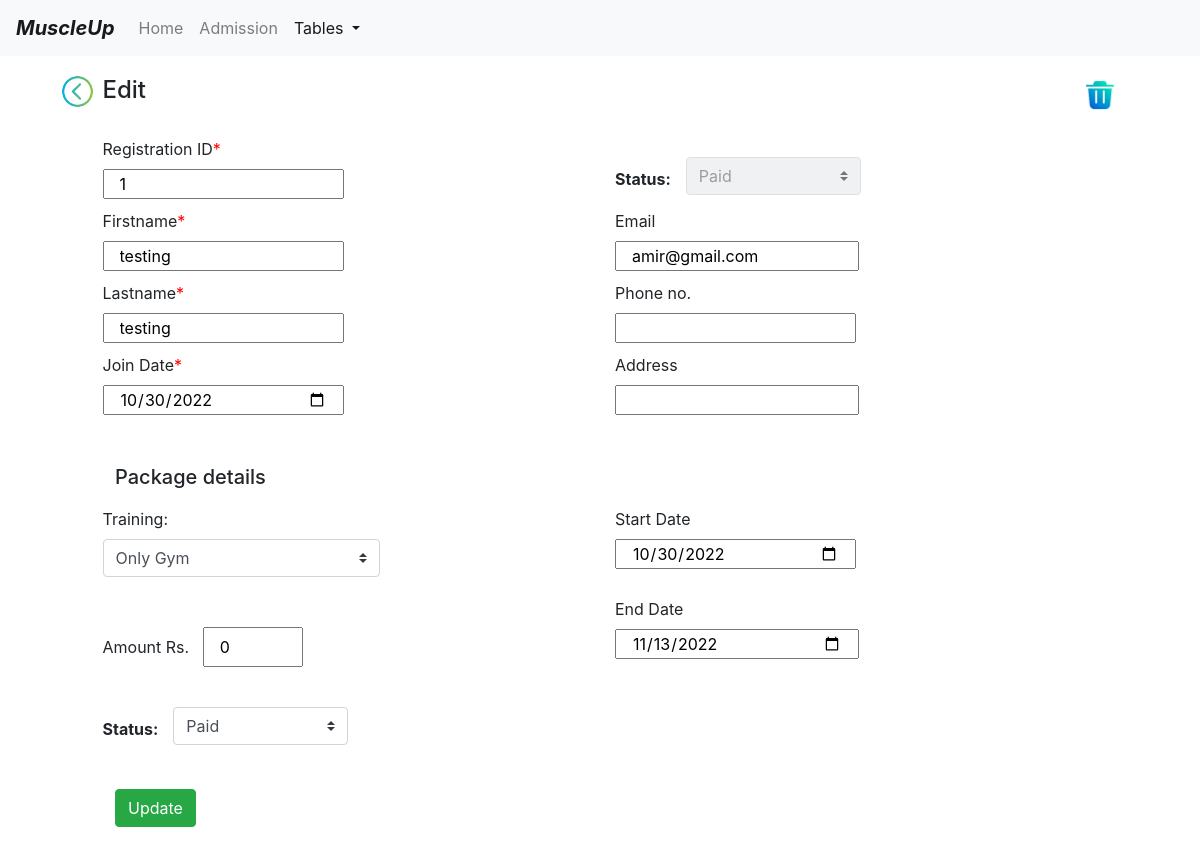
The page /edit/1/ (signed in) on the database its author committed.
### app.py (models this page shows)
class Members(db.Model):
    id = db.Column(db.Integer, primary_key=True)
    firstname = db.Column(db.String(30))
    lastname = db.Column(db.String(30))
    phoneno = db.Column(db.Integer)
    email = db.Column(db.String(30))
    joindate = db.Column(db.String(11))
    startdate = db.Column(db.String(11))
    enddate = db.Column(db.String(11))
    address = db.Column(db.String(100))
    status = db.Column(db.String(10))
    training = db.Column(db.String(10))
    amount = db.Column(db.Integer)

### app.py (the view, shortened to what this page needs)
@app.route("/edit/<int:id>/", methods=['GET', 'POST'])
def edit(id):
    try:
        if "username" not in session:
            flash("Please log in first")
            return render_template("login.html")
        entry = Members.query.filter_by(id=id).first()
        return render_template("update.html", entry=entry, path="edit", back="table")
    except:
        return make_response("Something went wrong. Call Developer!")

### templates/update.html (shortened to what this page needs)
<!DOCTYPE html>
<html lang="en">
<head>
    <link href="https://cdn.jsdelivr.net/npm/bootstrap@4.0.0/dist/css/bootstrap.min.css"
 rel="stylesheet">
</head>
<body>
<nav class="navbar navbar-expand-lg navbar-light bg-light">
    <a class="navbar-brand" href="/home"><b><i>MuscleUp</i></b></a>
    <div class="collapse navbar-collapse" id="navbarSupportedContent">
        <ul class="navbar-nav mr-auto">
            <li class="nav-item ">
                <a class="nav-link" href="/home">Home <span class="sr-only">(current)</span></a>
            </li>
            <li class="nav-item">
                <a class="nav-link" href="/form">Admission</a>
            </li>
            <li class="nav-item dropdown active">
                <a aria-expanded="false" aria-haspopup="true" class="nav-link dropdown-toggle" data-toggle="dropdown"
                   href="#"
                   id="navbarDropdown" role="button">
                    Tables
                </a>
            </li>
        </ul>
    </div>
</nav>
<form action="/{{path}}/{{entry.id}}" method="POST">
    <div class="Container" style="margin-top: 20px">
        <div class="row">
            <div class="col-1">
                <a href="/{{back}}">
                    <img src="/static/5.png" style="margin-left:60px;margin-top:-2px;" width="35px">
                </a>
            </div>
            <div class="col-4">
                <h4> Edit</h4><br>
            </div>
            <div class="col-5"></div>
            <div class="col-1" style="margin-top:10px">
                <a href="/delete/{{entry.id}}">
                    <img src="/static/trash.png" style="margin-left:60px;margin-top:-10px;" width="30px">
                </a>
            </div>
        </div>
        <div class="form row">
            <div class="col-1"></div>
            <div class="col-5">
                <label>Registration ID</label><label style="color:red;">*</label> <br>
                <input class="col-6" name="id" type="number" value="{{entry.id}}" required readonly>
            </div>
            <div class="col-0.5" style="margin-top:30px;margin-right:0px;margin-left:15px;">
                <label><strong>Status:</strong></label>
            </div>
            <div class="col-2" style="margin-top:20px;">
                <select class="custom-select custom-select" disabled>
                    <option name="notpaid" selected value="notPaid">{{entry.status}}</option>
                </select>
            </div>
        </div>
        <div class="form row" style="margin-top: 10px">
            <div class="col-1"></div>
            <div class="col-5">
                <label>Firstname</label><label style="color:red;">*</label> <br>
                <input class="col-6" name="firstname" placeholder="firstname" type="text" value="{{entry.firstname}}" required>
            </div>
            <div class="col-6">
                <label>Email</label>
                <br><input class="col-5" name="email" placeholder="abc@xyz.com" type="email" value="{{entry.email}}">
            </div>
        </div>
        <div class="form row" style="margin-top: 10px">
            <div class="col-1"></div>
            <div class="col-5">
                <label>Lastname</label><label style="color:red;">*</label> <br>
                <input class="col-6" name="lastname" placeholder="lastname" type="text" value="{{entry.lastname}}" required>
            </div>
            <div class="col-5">
                <label>Phone no.</label> <br>
                <input class="col-6" name="phoneno" type="tel" pattern="[0-9]{10}" value="{{entry.phoneno}}">
            </div>
        </div>
        <div class="form row" style="margin-top: 10px;">
            <div class="col-1"></div>
            <div class="col-5">
                <label>Join Date</label><label style="color:red;">*</label> <br>
                <input class="col-6" name="joindate" type="date" value="{{entry.joindate}}" required>
            </div>
            <div class="col-6">
                <label>Address</label>
                <br><input class="col-5" name="address" type="text" value="{{entry.address}}">
            </div>
        </div>
        <div class="form row" style="margin-top: 50px">
            <div class="col" style=" padding-left:130px">
                <h5>Package details</h5>
            </div>
        </div>
        <div class="form row" style="margin-top: 10px">
            <div class="col-1"></div>
            <div class="col-3" style="margin-top: 0px">
                <label>Training:</label>
                <select class="custom-select custom-select" name="training" id="training">
                    {% if entry.training == "Only Gym" %}
                    <option value="Only Gym" selected>Only Gym</option>
                    {% elif entry.training == "Only Cardio" %}
                    <option>None</option>
                    <option value="Only Gym">Only Gym</option>
                    <option value="Only Cardio" selected>Only Cardio</option>
                    <option value="Gym+Cardio">Gym+Cardio</option>
                    {% elif entry.training == "Gym+Cardio" %}
                    <option>None</option>
                    <option value="Only Gym">Only Gym</option>
                    <option value="Only Cardio">Only Cardio</option>
                    <option value="Gym+Cardio" selected>Gym+Cardio</option>
                    {% else %}
                    <option selected >Select Training</option>
                    <option value="Only Gym">Only Gym</option>
                    <option value="Only Cardio">Only Cardio</option>
                    <option value="Gym+Cardio">Gym+Cardio</option>
                    {% endif %}
                </select>
            </div>
            <div class="col-2"></div>
            <div class="col-5">
                <label>Start Date</label> <br>
                <input class="col-6" name="startdate" type="date" value="{{entry.startdate}}">
            </div>
        </div>
        <div class="form row" style="margin-top: 20px">
            <div class="col-1"></div>
            <div class="col-5" style="margin-top:30px;">
                <label>Amount Rs.</label> &nbsp
                <input class="col-6" type="number" name="amount" id="amount" style="height:40px;width:100px;" value="{{entry.amount}}">
            </div>
            <div class="col-6">
                <label>End Date</label>
                <br><input class="col-5" name="enddate" type="date" value="{{entry.enddate}}">
            </div>
        </div>
        <div class="form row" style="margin-top: 20px">
            <div class="col-1"></div>
             <div class="col-0.5" style="margin-top:30px;margin-right:0px;margin-left:15px;">
                <label><strong>Status:</strong></label>
            </div>
            <div class="col-2" style="margin-top:20px;">
                <select class="custom-select custom-select" name="status" >
                   {% if entry.status == "Paid" %}
                    <option selected value="Paid">Paid</option>
                    {% elif entry.status == "Not Paid" %}
                    <option  value="Paid">Paid</option>
                    <option selected value="Not Paid">Not Paid</option>
                    {% else %}
                    <option  value="Paid">Paid</option>
                    <option selected value="Not Paid">Not Paid</option>
                    {% endif %}
                </select>
            </div>
            <div class="col-6">
            </div>
        </div>
        <div class="form row" style="margin-top: 10px">
            <div class="col" style="padding-left:130px; margin-top:30px">
                <button class="btn btn-success" data-target="#mymodal" data-toggle="modal" type="button">
                    Update
                </button>
            </div>
        </div>
    </div>
    <br><br>
</form>
</body>
</html>

### rows shown on the page
Members: id "1", status "Paid", firstname "testing", email "amir@gmail.com", lastname "testing", joindate "10/30/2022", training "Only Gym", startdate "10/30/2022", amount "0", enddate "11/13/2022"
